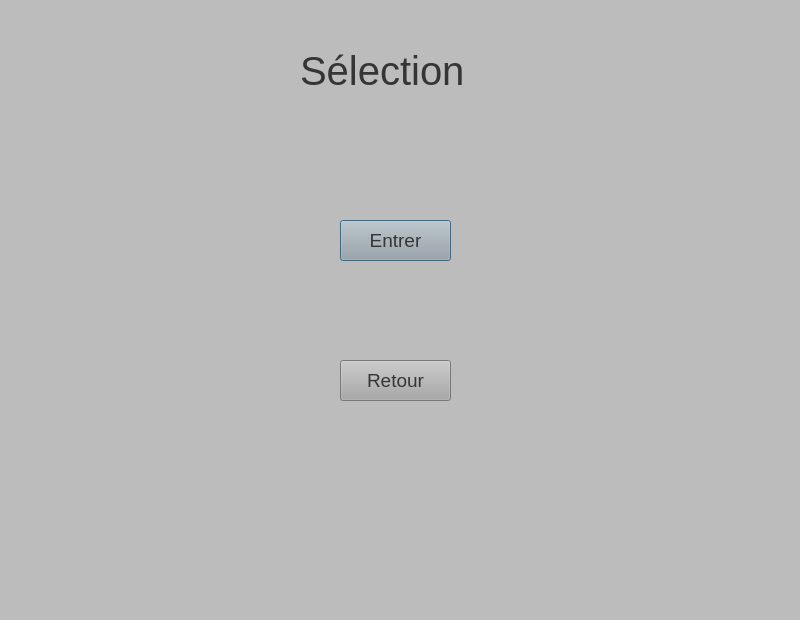
<?xml version="1.0" encoding="UTF-8"?>
<ui version="4.0">
 <class>Dialog</class>
 <widget class="QDialog" name="Dialog">
  <property name="geometry">
   <rect>
    <x>0</x>
    <y>0</y>
    <width>800</width>
    <height>620</height>
   </rect>
  </property>
  <property name="windowTitle">
   <string>Dialog</string>
  </property>
  <property name="styleSheet">
   <string notr="true">background-color: rgb(188, 188, 188);</string>
  </property>
  <widget class="QLabel" name="label">
   <property name="geometry">
    <rect>
     <x>300</x>
     <y>40</y>
     <width>201</width>
     <height>61</height>
    </rect>
   </property>
   <property name="styleSheet">
    <string notr="true">color:rgb(53, 53, 53); font-size:30pt;</string>
   </property>
   <property name="text">
    <string>Sélection</string>
   </property>
  </widget>
  <widget class="QPushButton" name="EnterButton">
   <property name="geometry">
    <rect>
     <x>340</x>
     <y>220</y>
     <width>111</width>
     <height>41</height>
    </rect>
   </property>
   <property name="palette">
    <palette>
     <active>
      <colorrole role="WindowText">
       <brush brushstyle="SolidPattern">
        <color alpha="255">
         <red>53</red>
         <green>53</green>
         <blue>53</blue>
        </color>
       </brush>
      </colorrole>
      <colorrole role="Button">
       <brush brushstyle="SolidPattern">
        <color alpha="255">
         <red>167</red>
         <green>168</green>
         <blue>167</blue>
        </color>
       </brush>
      </colorrole>
      <colorrole role="Light">
       <brush brushstyle="SolidPattern">
        <color alpha="255">
         <red>255</red>
         <green>255</green>
         <blue>255</blue>
        </color>
       </brush>
      </colorrole>
      <colorrole role="Midlight">
       <brush brushstyle="SolidPattern">
        <color alpha="255">
         <red>223</red>
         <green>222</green>
         <blue>227</blue>
        </color>
       </brush>
      </colorrole>
      <colorrole role="Dark">
       <brush brushstyle="SolidPattern">
        <color alpha="255">
         <red>95</red>
         <green>94</green>
         <blue>99</blue>
        </color>
       </brush>
      </colorrole>
      <colorrole role="Mid">
       <brush brushstyle="SolidPattern">
        <color alpha="255">
         <red>127</red>
         <green>126</green>
         <blue>133</blue>
        </color>
       </brush>
      </colorrole>
      <colorrole role="Text">
       <brush brushstyle="SolidPattern">
        <color alpha="255">
         <red>53</red>
         <green>53</green>
         <blue>53</blue>
        </color>
       </brush>
      </colorrole>
      <colorrole role="BrightText">
       <brush brushstyle="SolidPattern">
        <color alpha="255">
         <red>255</red>
         <green>255</green>
         <blue>255</blue>
        </color>
       </brush>
      </colorrole>
      <colorrole role="ButtonText">
       <brush brushstyle="SolidPattern">
        <color alpha="255">
         <red>53</red>
         <green>53</green>
         <blue>53</blue>
        </color>
       </brush>
      </colorrole>
      <colorrole role="Base">
       <brush brushstyle="SolidPattern">
        <color alpha="255">
         <red>167</red>
         <green>168</green>
         <blue>167</blue>
        </color>
       </brush>
      </colorrole>
      <colorrole role="Window">
       <brush brushstyle="SolidPattern">
        <color alpha="255">
         <red>167</red>
         <green>168</green>
         <blue>167</blue>
        </color>
       </brush>
      </colorrole>
      <colorrole role="Shadow">
       <brush brushstyle="SolidPattern">
        <color alpha="255">
         <red>0</red>
         <green>0</green>
         <blue>0</blue>
        </color>
       </brush>
      </colorrole>
      <colorrole role="AlternateBase">
       <brush brushstyle="SolidPattern">
        <color alpha="255">
         <red>223</red>
         <green>222</green>
         <blue>227</blue>
        </color>
       </brush>
      </colorrole>
      <colorrole role="ToolTipBase">
       <brush brushstyle="SolidPattern">
        <color alpha="255">
         <red>255</red>
         <green>255</green>
         <blue>220</blue>
        </color>
       </brush>
      </colorrole>
      <colorrole role="ToolTipText">
       <brush brushstyle="SolidPattern">
        <color alpha="255">
         <red>0</red>
         <green>0</green>
         <blue>0</blue>
        </color>
       </brush>
      </colorrole>
     </active>
     <inactive>
      <colorrole role="WindowText">
       <brush brushstyle="SolidPattern">
        <color alpha="255">
         <red>53</red>
         <green>53</green>
         <blue>53</blue>
        </color>
       </brush>
      </colorrole>
      <colorrole role="Button">
       <brush brushstyle="SolidPattern">
        <color alpha="255">
         <red>167</red>
         <green>168</green>
         <blue>167</blue>
        </color>
       </brush>
      </colorrole>
      <colorrole role="Light">
       <brush brushstyle="SolidPattern">
        <color alpha="255">
         <red>255</red>
         <green>255</green>
         <blue>255</blue>
        </color>
       </brush>
      </colorrole>
      <colorrole role="Midlight">
       <brush brushstyle="SolidPattern">
        <color alpha="255">
         <red>223</red>
         <green>222</green>
         <blue>227</blue>
        </color>
       </brush>
      </colorrole>
      <colorrole role="Dark">
       <brush brushstyle="SolidPattern">
        <color alpha="255">
         <red>95</red>
         <green>94</green>
         <blue>99</blue>
        </color>
       </brush>
      </colorrole>
      <colorrole role="Mid">
       <brush brushstyle="SolidPattern">
        <color alpha="255">
         <red>127</red>
         <green>126</green>
         <blue>133</blue>
        </color>
       </brush>
      </colorrole>
      <colorrole role="Text">
       <brush brushstyle="SolidPattern">
        <color alpha="255">
         <red>53</red>
         <green>53</green>
         <blue>53</blue>
        </color>
       </brush>
      </colorrole>
      <colorrole role="BrightText">
       <brush brushstyle="SolidPattern">
        <color alpha="255">
         <red>255</red>
         <green>255</green>
         <blue>255</blue>
        </color>
       </brush>
      </colorrole>
      <colorrole role="ButtonText">
       <brush brushstyle="SolidPattern">
        <color alpha="255">
         <red>53</red>
         <green>53</green>
         <blue>53</blue>
        </color>
       </brush>
      </colorrole>
      <colorrole role="Base">
       <brush brushstyle="SolidPattern">
        <color alpha="255">
         <red>167</red>
         <green>168</green>
         <blue>167</blue>
        </color>
       </brush>
      </colorrole>
      <colorrole role="Window">
       <brush brushstyle="SolidPattern">
        <color alpha="255">
         <red>167</red>
         <green>168</green>
         <blue>167</blue>
        </color>
       </brush>
      </colorrole>
      <colorrole role="Shadow">
       <brush brushstyle="SolidPattern">
        <color alpha="255">
         <red>0</red>
         <green>0</green>
         <blue>0</blue>
        </color>
       </brush>
      </colorrole>
      <colorrole role="AlternateBase">
       <brush brushstyle="SolidPattern">
        <color alpha="255">
         <red>223</red>
         <green>222</green>
         <blue>227</blue>
        </color>
       </brush>
      </colorrole>
      <colorrole role="ToolTipBase">
       <brush brushstyle="SolidPattern">
        <color alpha="255">
         <red>255</red>
         <green>255</green>
         <blue>220</blue>
        </color>
       </brush>
      </colorrole>
      <colorrole role="ToolTipText">
       <brush brushstyle="SolidPattern">
        <color alpha="255">
         <red>0</red>
         <green>0</green>
         <blue>0</blue>
        </color>
       </brush>
      </colorrole>
     </inactive>
     <disabled>
      <colorrole role="WindowText">
       <brush brushstyle="SolidPattern">
        <color alpha="255">
         <red>53</red>
         <green>53</green>
         <blue>53</blue>
        </color>
       </brush>
      </colorrole>
      <colorrole role="Button">
       <brush brushstyle="SolidPattern">
        <color alpha="255">
         <red>167</red>
         <green>168</green>
         <blue>167</blue>
        </color>
       </brush>
      </colorrole>
      <colorrole role="Light">
       <brush brushstyle="SolidPattern">
        <color alpha="255">
         <red>255</red>
         <green>255</green>
         <blue>255</blue>
        </color>
       </brush>
      </colorrole>
      <colorrole role="Midlight">
       <brush brushstyle="SolidPattern">
        <color alpha="255">
         <red>223</red>
         <green>222</green>
         <blue>227</blue>
        </color>
       </brush>
      </colorrole>
      <colorrole role="Dark">
       <brush brushstyle="SolidPattern">
        <color alpha="255">
         <red>95</red>
         <green>94</green>
         <blue>99</blue>
        </color>
       </brush>
      </colorrole>
      <colorrole role="Mid">
       <brush brushstyle="SolidPattern">
        <color alpha="255">
         <red>127</red>
         <green>126</green>
         <blue>133</blue>
        </color>
       </brush>
      </colorrole>
      <colorrole role="Text">
       <brush brushstyle="SolidPattern">
        <color alpha="255">
         <red>53</red>
         <green>53</green>
         <blue>53</blue>
        </color>
       </brush>
      </colorrole>
      <colorrole role="BrightText">
       <brush brushstyle="SolidPattern">
        <color alpha="255">
         <red>255</red>
         <green>255</green>
         <blue>255</blue>
        </color>
       </brush>
      </colorrole>
      <colorrole role="ButtonText">
       <brush brushstyle="SolidPattern">
        <color alpha="255">
         <red>53</red>
         <green>53</green>
         <blue>53</blue>
        </color>
       </brush>
      </colorrole>
      <colorrole role="Base">
       <brush brushstyle="SolidPattern">
        <color alpha="255">
         <red>167</red>
         <green>168</green>
         <blue>167</blue>
        </color>
       </brush>
      </colorrole>
      <colorrole role="Window">
       <brush brushstyle="SolidPattern">
        <color alpha="255">
         <red>167</red>
         <green>168</green>
         <blue>167</blue>
        </color>
       </brush>
      </colorrole>
      <colorrole role="Shadow">
       <brush brushstyle="SolidPattern">
        <color alpha="255">
         <red>0</red>
         <green>0</green>
         <blue>0</blue>
        </color>
       </brush>
      </colorrole>
      <colorrole role="AlternateBase">
       <brush brushstyle="SolidPattern">
        <color alpha="255">
         <red>191</red>
         <green>189</green>
         <blue>199</blue>
        </color>
       </brush>
      </colorrole>
      <colorrole role="ToolTipBase">
       <brush brushstyle="SolidPattern">
        <color alpha="255">
         <red>255</red>
         <green>255</green>
         <blue>220</blue>
        </color>
       </brush>
      </colorrole>
      <colorrole role="ToolTipText">
       <brush brushstyle="SolidPattern">
        <color alpha="255">
         <red>0</red>
         <green>0</green>
         <blue>0</blue>
        </color>
       </brush>
      </colorrole>
     </disabled>
    </palette>
   </property>
   <property name="styleSheet">
    <string notr="true">background-color: rgb(167, 168, 167); font-size:14pt; color:rgb(53, 53, 53)</string>
   </property>
   <property name="text">
    <string>Entrer</string>
   </property>
  </widget>
  <widget class="QPushButton" name="EnterButton_2">
   <property name="geometry">
    <rect>
     <x>340</x>
     <y>360</y>
     <width>111</width>
     <height>41</height>
    </rect>
   </property>
   <property name="palette">
    <palette>
     <active>
      <colorrole role="WindowText">
       <brush brushstyle="SolidPattern">
        <color alpha="255">
         <red>53</red>
         <green>53</green>
         <blue>53</blue>
        </color>
       </brush>
      </colorrole>
      <colorrole role="Button">
       <brush brushstyle="SolidPattern">
        <color alpha="255">
         <red>167</red>
         <green>168</green>
         <blue>167</blue>
        </color>
       </brush>
      </colorrole>
      <colorrole role="Light">
       <brush brushstyle="SolidPattern">
        <color alpha="255">
         <red>255</red>
         <green>255</green>
         <blue>255</blue>
        </color>
       </brush>
      </colorrole>
      <colorrole role="Midlight">
       <brush brushstyle="SolidPattern">
        <color alpha="255">
         <red>223</red>
         <green>222</green>
         <blue>227</blue>
        </color>
       </brush>
      </colorrole>
      <colorrole role="Dark">
       <brush brushstyle="SolidPattern">
        <color alpha="255">
         <red>95</red>
         <green>94</green>
         <blue>99</blue>
        </color>
       </brush>
      </colorrole>
      <colorrole role="Mid">
       <brush brushstyle="SolidPattern">
        <color alpha="255">
         <red>127</red>
         <green>126</green>
         <blue>133</blue>
        </color>
       </brush>
      </colorrole>
      <colorrole role="Text">
       <brush brushstyle="SolidPattern">
        <color alpha="255">
         <red>53</red>
         <green>53</green>
         <blue>53</blue>
        </color>
       </brush>
      </colorrole>
      <colorrole role="BrightText">
       <brush brushstyle="SolidPattern">
        <color alpha="255">
         <red>255</red>
         <green>255</green>
         <blue>255</blue>
        </color>
       </brush>
      </colorrole>
      <colorrole role="ButtonText">
       <brush brushstyle="SolidPattern">
        <color alpha="255">
         <red>53</red>
         <green>53</green>
         <blue>53</blue>
        </color>
       </brush>
      </colorrole>
      <colorrole role="Base">
       <brush brushstyle="SolidPattern">
        <color alpha="255">
         <red>167</red>
         <green>168</green>
         <blue>167</blue>
        </color>
       </brush>
      </colorrole>
      <colorrole role="Window">
       <brush brushstyle="SolidPattern">
        <color alpha="255">
         <red>167</red>
         <green>168</green>
         <blue>167</blue>
        </color>
       </brush>
      </colorrole>
      <colorrole role="Shadow">
       <brush brushstyle="SolidPattern">
        <color alpha="255">
         <red>0</red>
         <green>0</green>
         <blue>0</blue>
        </color>
       </brush>
      </colorrole>
      <colorrole role="AlternateBase">
       <brush brushstyle="SolidPattern">
        <color alpha="255">
         <red>223</red>
         <green>222</green>
         <blue>227</blue>
        </color>
       </brush>
      </colorrole>
      <colorrole role="ToolTipBase">
       <brush brushstyle="SolidPattern">
        <color alpha="255">
         <red>255</red>
         <green>255</green>
         <blue>220</blue>
        </color>
       </brush>
      </colorrole>
      <colorrole role="ToolTipText">
       <brush brushstyle="SolidPattern">
        <color alpha="255">
         <red>0</red>
         <green>0</green>
         <blue>0</blue>
        </color>
       </brush>
      </colorrole>
     </active>
     <inactive>
      <colorrole role="WindowText">
       <brush brushstyle="SolidPattern">
        <color alpha="255">
         <red>53</red>
         <green>53</green>
         <blue>53</blue>
        </color>
       </brush>
      </colorrole>
      <colorrole role="Button">
       <brush brushstyle="SolidPattern">
        <color alpha="255">
         <red>167</red>
         <green>168</green>
         <blue>167</blue>
        </color>
       </brush>
      </colorrole>
      <colorrole role="Light">
       <brush brushstyle="SolidPattern">
        <color alpha="255">
         <red>255</red>
         <green>255</green>
         <blue>255</blue>
        </color>
       </brush>
      </colorrole>
      <colorrole role="Midlight">
       <brush brushstyle="SolidPattern">
        <color alpha="255">
         <red>223</red>
         <green>222</green>
         <blue>227</blue>
        </color>
       </brush>
      </colorrole>
      <colorrole role="Dark">
       <brush brushstyle="SolidPattern">
        <color alpha="255">
         <red>95</red>
         <green>94</green>
         <blue>99</blue>
        </color>
       </brush>
      </colorrole>
      <colorrole role="Mid">
       <brush brushstyle="SolidPattern">
        <color alpha="255">
         <red>127</red>
         <green>126</green>
         <blue>133</blue>
        </color>
       </brush>
      </colorrole>
      <colorrole role="Text">
       <brush brushstyle="SolidPattern">
        <color alpha="255">
         <red>53</red>
         <green>53</green>
         <blue>53</blue>
        </color>
       </brush>
      </colorrole>
      <colorrole role="BrightText">
       <brush brushstyle="SolidPattern">
        <color alpha="255">
         <red>255</red>
         <green>255</green>
         <blue>255</blue>
        </color>
       </brush>
      </colorrole>
      <colorrole role="ButtonText">
       <brush brushstyle="SolidPattern">
        <color alpha="255">
         <red>53</red>
         <green>53</green>
         <blue>53</blue>
        </color>
       </brush>
      </colorrole>
      <colorrole role="Base">
       <brush brushstyle="SolidPattern">
        <color alpha="255">
         <red>167</red>
         <green>168</green>
         <blue>167</blue>
        </color>
       </brush>
      </colorrole>
      <colorrole role="Window">
       <brush brushstyle="SolidPattern">
        <color alpha="255">
         <red>167</red>
         <green>168</green>
         <blue>167</blue>
        </color>
       </brush>
      </colorrole>
      <colorrole role="Shadow">
       <brush brushstyle="SolidPattern">
        <color alpha="255">
         <red>0</red>
         <green>0</green>
         <blue>0</blue>
        </color>
       </brush>
      </colorrole>
      <colorrole role="AlternateBase">
       <brush brushstyle="SolidPattern">
        <color alpha="255">
         <red>223</red>
         <green>222</green>
         <blue>227</blue>
        </color>
       </brush>
      </colorrole>
      <colorrole role="ToolTipBase">
       <brush brushstyle="SolidPattern">
        <color alpha="255">
         <red>255</red>
         <green>255</green>
         <blue>220</blue>
        </color>
       </brush>
      </colorrole>
      <colorrole role="ToolTipText">
       <brush brushstyle="SolidPattern">
        <color alpha="255">
         <red>0</red>
         <green>0</green>
         <blue>0</blue>
        </color>
       </brush>
      </colorrole>
     </inactive>
     <disabled>
      <colorrole role="WindowText">
       <brush brushstyle="SolidPattern">
        <color alpha="255">
         <red>53</red>
         <green>53</green>
         <blue>53</blue>
        </color>
       </brush>
      </colorrole>
      <colorrole role="Button">
       <brush brushstyle="SolidPattern">
        <color alpha="255">
         <red>167</red>
         <green>168</green>
         <blue>167</blue>
        </color>
       </brush>
      </colorrole>
      <colorrole role="Light">
       <brush brushstyle="SolidPattern">
        <color alpha="255">
         <red>255</red>
         <green>255</green>
         <blue>255</blue>
        </color>
       </brush>
      </colorrole>
      <colorrole role="Midlight">
       <brush brushstyle="SolidPattern">
        <color alpha="255">
         <red>223</red>
         <green>222</green>
         <blue>227</blue>
        </color>
       </brush>
      </colorrole>
      <colorrole role="Dark">
       <brush brushstyle="SolidPattern">
        <color alpha="255">
         <red>95</red>
         <green>94</green>
         <blue>99</blue>
        </color>
       </brush>
      </colorrole>
      <colorrole role="Mid">
       <brush brushstyle="SolidPattern">
        <color alpha="255">
         <red>127</red>
         <green>126</green>
         <blue>133</blue>
        </color>
       </brush>
      </colorrole>
      <colorrole role="Text">
       <brush brushstyle="SolidPattern">
        <color alpha="255">
         <red>53</red>
         <green>53</green>
         <blue>53</blue>
        </color>
       </brush>
      </colorrole>
      <colorrole role="BrightText">
       <brush brushstyle="SolidPattern">
        <color alpha="255">
         <red>255</red>
         <green>255</green>
         <blue>255</blue>
        </color>
       </brush>
      </colorrole>
      <colorrole role="ButtonText">
       <brush brushstyle="SolidPattern">
        <color alpha="255">
         <red>53</red>
         <green>53</green>
         <blue>53</blue>
        </color>
       </brush>
      </colorrole>
      <colorrole role="Base">
       <brush brushstyle="SolidPattern">
        <color alpha="255">
         <red>167</red>
         <green>168</green>
         <blue>167</blue>
        </color>
       </brush>
      </colorrole>
      <colorrole role="Window">
       <brush brushstyle="SolidPattern">
        <color alpha="255">
         <red>167</red>
         <green>168</green>
         <blue>167</blue>
        </color>
       </brush>
      </colorrole>
      <colorrole role="Shadow">
       <brush brushstyle="SolidPattern">
        <color alpha="255">
         <red>0</red>
         <green>0</green>
         <blue>0</blue>
        </color>
       </brush>
      </colorrole>
      <colorrole role="AlternateBase">
       <brush brushstyle="SolidPattern">
        <color alpha="255">
         <red>191</red>
         <green>189</green>
         <blue>199</blue>
        </color>
       </brush>
      </colorrole>
      <colorrole role="ToolTipBase">
       <brush brushstyle="SolidPattern">
        <color alpha="255">
         <red>255</red>
         <green>255</green>
         <blue>220</blue>
        </color>
       </brush>
      </colorrole>
      <colorrole role="ToolTipText">
       <brush brushstyle="SolidPattern">
        <color alpha="255">
         <red>0</red>
         <green>0</green>
         <blue>0</blue>
        </color>
       </brush>
      </colorrole>
     </disabled>
    </palette>
   </property>
   <property name="styleSheet">
    <string notr="true">background-color: rgb(167, 168, 167); font-size:14pt; color:rgb(53, 53, 53)</string>
   </property>
   <property name="text">
    <string>Retour</string>
   </property>
  </widget>
 </widget>
 <resources/>
 <connections/>
</ui>
